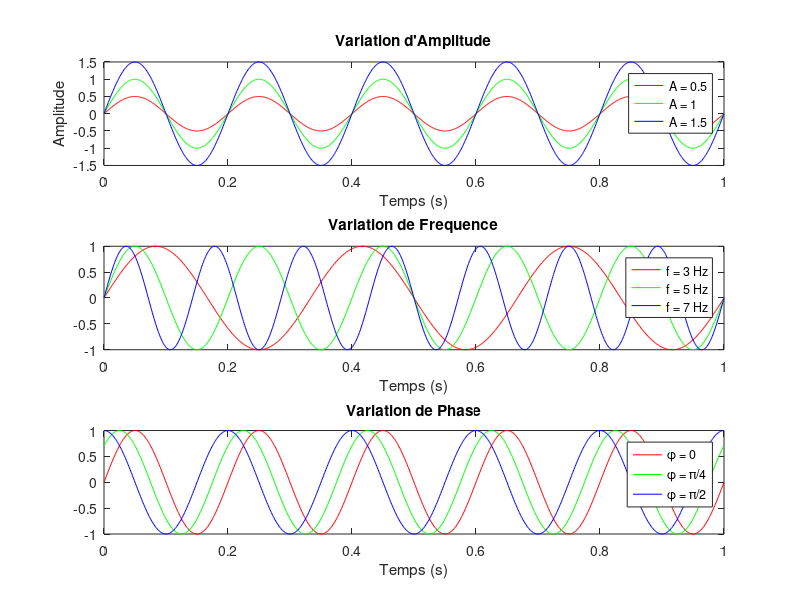

The MATLAB source for this figure:
% Temps
t = 0:0.001:1;  % 1 seconde, r?solution 1 ms

% Valeurs fixes de base
A = 1;      % Amplitude fixe
f = 5;      % Fr?quence fixe (Hz)
phi = 0;    % Phase fixe (radians)

% === 1. Variation d'amplitude ===
A1 = 0.5; A2 = 1; A3 = 1.5;
s1 = A1 * sin(2*pi*f*t + phi);
s2 = A2 * sin(2*pi*f*t + phi);
s3 = A3 * sin(2*pi*f*t + phi);

figure;
subplot(3,1,1);
plot(t, s1, 'r', t, s2, 'g', t, s3, 'b');
title('Variation d''Amplitude');
legend('A = 0.5','A = 1','A = 1.5');
xlabel('Temps (s)');
ylabel('Amplitude');

% === 2. Variation de fr?quence ===
A = 1;
f1 = 3; f2 = 5; f3 = 7;
s1 = A * sin(2*pi*f1*t + phi);
s2 = A * sin(2*pi*f2*t + phi);
s3 = A * sin(2*pi*f3*t + phi);

subplot(3,1,2);
plot(t, s1, 'r', t, s2, 'g', t, s3, 'b');
title('Variation de Frequence');
legend('f = 3 Hz','f = 5 Hz','f = 7 Hz');
xlabel('Temps (s)');

% === 3. Variation de phase ===
phi1 = 0; phi2 = pi/4; phi3 = pi/2;
f = 5;
s1 = A * sin(2*pi*f*t + phi1);
s2 = A * sin(2*pi*f*t + phi2);
s3 = A * sin(2*pi*f*t + phi3);

subplot(3,1,3);
plot(t, s1, 'r', t, s2, 'g', t, s3, 'b');
title('Variation de Phase');
legend('\phi = 0','\phi = \pi/4','\phi = \pi/2');
xlabel('Temps (s)');
